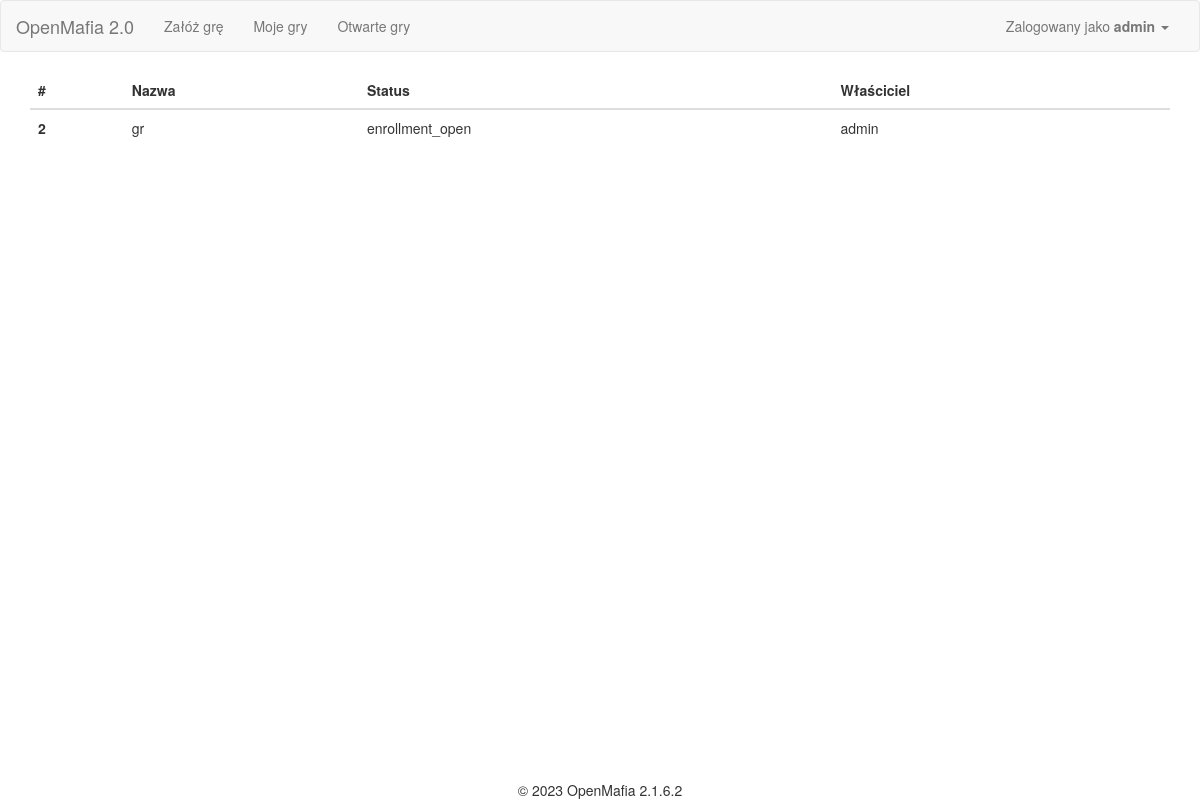
The app's page /game/list (signed in), older data.
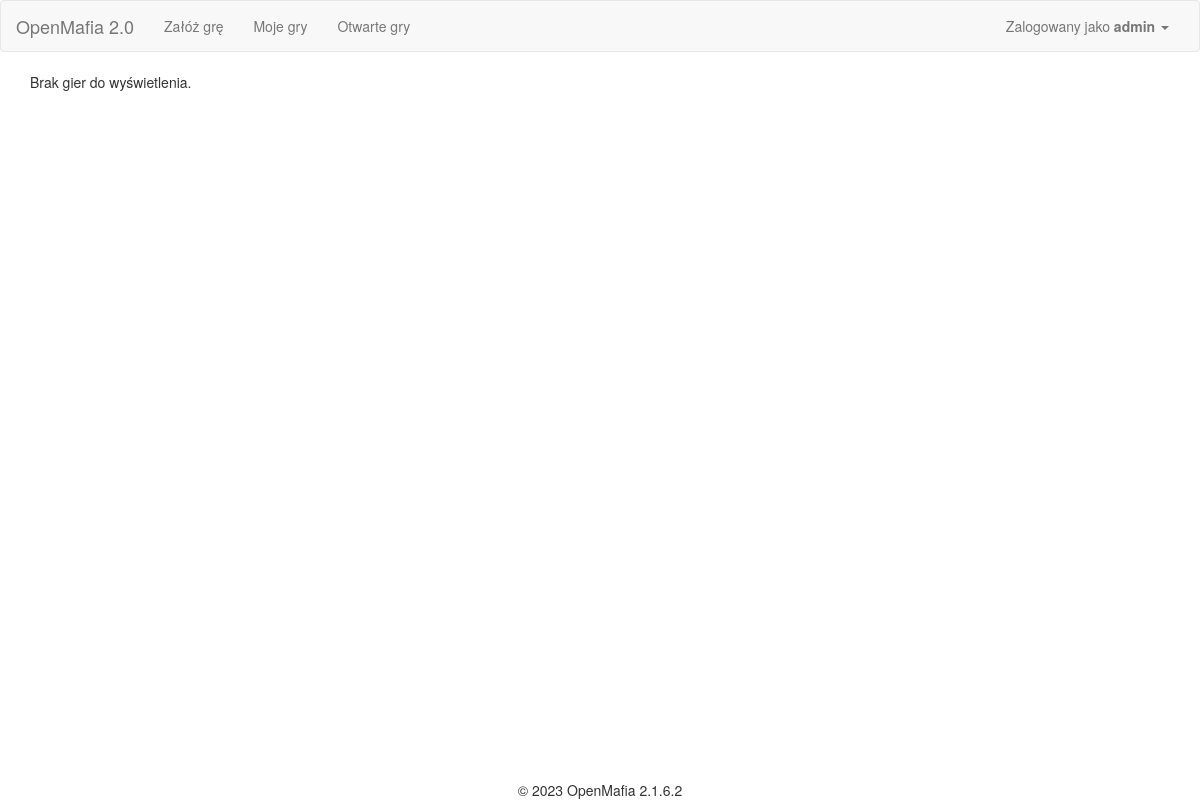
The same page, newer data.
### app/Engine/DB/models.py (models this page shows, shortened)
class User(db.Model):
    __tablename__ = 'User'
    id = db.Column(db.Integer, primary_key=True)
    user = db.Column(db.String(64), unique=True)
    password = db.Column(db.String(500))
    name = db.Column(db.String(500))
    email = db.Column(db.String(120), unique=True)
    is_active = db.Column(db.Boolean)
    def is_active(self):
        return True

class Game(db.Model):
    __tablename__ = 'Game'
    id = db.Column(db.Integer, primary_key=True)
    name = db.Column(db.String(500))
    day_no = db.Column(db.Integer)
    phase = db.Column(db.Integer)
    status_id = db.Column(db.Integer, ForeignKey('Status.id'), default=1)
    owner_id = db.Column(db.Integer, ForeignKey('User.id'))
    start_time = db.Column(db.DateTime(timezone=True))
    owner = relationship("User", uselist=False)
    status = relationship("Status", uselist=False)
    game_players = relationship("GamePlayer")
    roles = relationship("Game_Roles")
    phases = relationship("Game_Phases")
    game_config = relationship("Game_Configuration")

class Status(db.Model):
    __tablename__ = 'Status'
    id = db.Column(db.Integer, primary_key=True)
    name = db.Column(db.String(100))
    visible_name = db.Column(db.String(100))

### app/SetupGameModule/views.py (the view)
@SetupGameModule.route('list', methods=['GET', 'POST'])
@SetupGameModule.route('list/<game_type>', methods=['GET', 'POST'])
@login_required
def game_list(game_type='open_games'):
    db_api = GameApi()
    games = db_api.list_games(game_type)
    return render_template('SetupGameModule_list.html', games=games)

### app/Engine/DB/db_api.py (called while the page is built)
    def list_games(self, game_type='all', user=None):
        if game_type == 'all':
            return Game.query.all()
        elif game_type == 'all_but_cancelled':
            status_id = self._get_status_id('cancelled')
            return Game.query.filter(Game.status_id != status_id).all()
        elif game_type == 'open_games':
            status_id = self._get_status_id('enrollment_open')
            return Game.query.filter(Game.status_id == status_id).all()
        elif game_type == 'my_games':
            games = Game.query.all()
            return [game for game in games if current_user.id in [player.user_id for player in game.game_players]]
        else:
            return None

    def _get_status_id(self, status_name):
        statuses = Status.query.all()
        return [status.id for status in statuses if status.name == status_name][0]

### app/views.py (called while the page is built)
@app.before_request
def before_request():
    g.user = current_user

@lm.user_loader
def load_user(id):
    return User.query.get(int(id))

### app/SetupGameModule/templates/SetupGameModule_list.html (shortened to what this page needs)
{% extends "base.html" %}
{% import "bootstrap/wtf.html" as wtf %}
{% block styles %}
{{ super() }}
<link rel="stylesheet" type="text/css" href="{{ url_for('SetupGameModule.static', filename='css/styles.css') }}">
{% endblock %}
{%block main_content%}
    {% if games|length > 0 %}
    <table class="table table-hover">
      <thead>
        <tr>
          <th scope="col">#</th>
          <th scope="col">Nazwa</th>
          <th scope="col">Status</th>
          <th scope="col">Właściciel</th>
        </tr>
      </thead>
      <tbody>
        {% for game in games %}
        {% if game.status.name == 'in_progress'%}
        {% set link = '../' + game.id|string + '/lobby' %}
        {% else %}
        {% set link = '../' + game.id|string + '/game_configuration' %}
        {% endif %}
        <tr onclick="document.location = '{{ link }}';">
         <th scope="row">{{ game.id }}</th>
            <td>{{ game.name }}</td>
            <td>{{ game.status.name }}</td>
            <td>{{ game.owner.name }}</td>
        </tr>
        {% endfor %}
        </tbody>
    </table>
    {% else %}
    Brak gier do wyświetlenia.
    {% endif %}
{%endblock%}

### app/templates/base.html (shortened to what this page needs)
{% extends "bootstrap/base.html" %}
{% block styles %}
{{ super() }}
<link rel="stylesheet" type="text/css" href="{{ url_for('static', filename='css/base_styles.css') }}">
<link rel="stylesheet" type="text/css" href="{{ url_for('static', filename='css/bootstrap_table.css') }}">
{% endblock %}
{% block navbar %}
<nav class="navbar navbar-default" id="nav">
	<div class="container-fluid">
	  <div class="navbar-header">
		<a class="navbar-brand" href="/">OpenMafia 2.0</a>
	  </div>
	  <div class="collapse navbar-collapse" id="bs-example-navbar-collapse-1">
		<ul class="nav navbar-nav">
			<li {{ 'class=active' if request.endpoint == 'SetupGameModule.setup_game' }} ><a href="{{ url_for('SetupGameModule.setup_game')}}">Załóż grę</a></li>
			<li><a href="{{ url_for('SetupGameModule.game_list')}}/my_games">Moje gry</a></li>
			<li><a href="{{ url_for('SetupGameModule.game_list')}}/open_games">Otwarte gry</a></li>
		</ul>
		<ul class="nav navbar-nav navbar-right">
		  <li><a href="#"></a></li>
		  <li class="dropdown">
			<a href="#" class="dropdown-toggle" data-toggle="dropdown" role="button" aria-haspopup="true" aria-expanded="false">
				{% if current_user.is_authenticated %}
				Zalogowany jako <b>{{ current_user.user }}</b>
				{% else %}
					Gość
				{% endif %}
				<span class="caret"></span>
			</a>
		  </li>
		</ul>
	  </div>
	</div>
  </nav>
{% endblock %}
{%block content %}
<div class="container">
	{%block main_content%}{%endblock%}
</div>
{% block footer %}
<div class="footer">&copy; 2023 OpenMafia 2.1.6.2</div>
{%- endblock footer %}
{%endblock%}

### app/static/css/base_styles.css (style rules this page uses)
.footer { position: fixed; left: 0; bottom: 0; width: 100%; text-align: center; text-size: small; }

Row changes from the older to the newer data that the page shows:
no longer on this page (row edited): Game: id "2", name "gr", status.name "enrollment_open", owner.name "admin"
Text that changed along with them:
text no longer shown: "# Nazwa Status Właściciel"
text now shown: "Brak gier do wyświetlenia."
